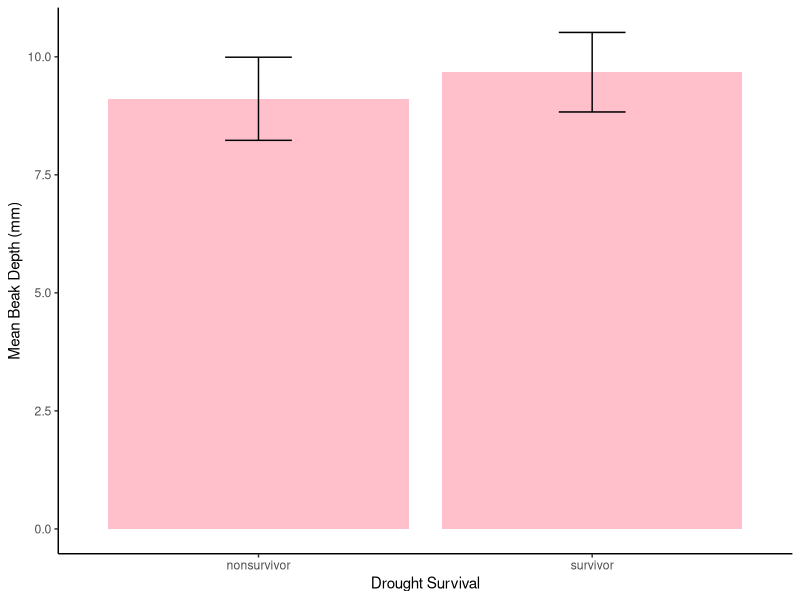
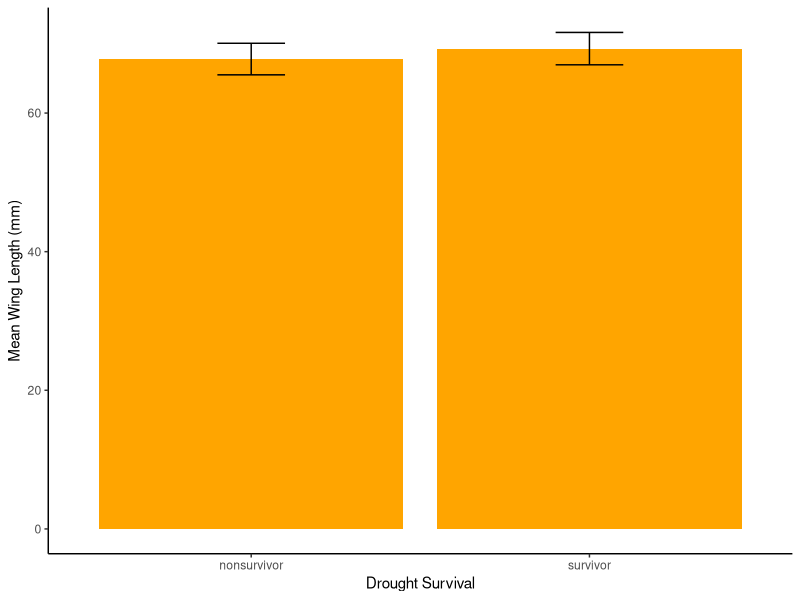
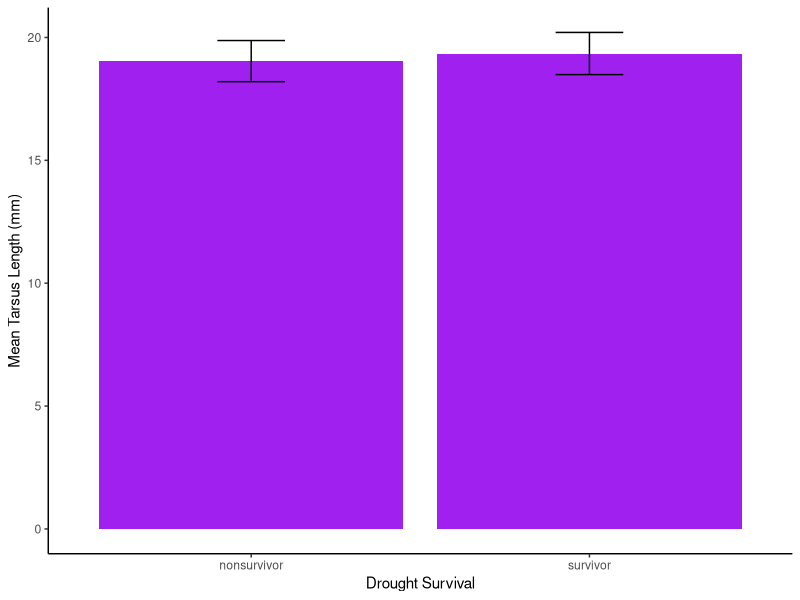
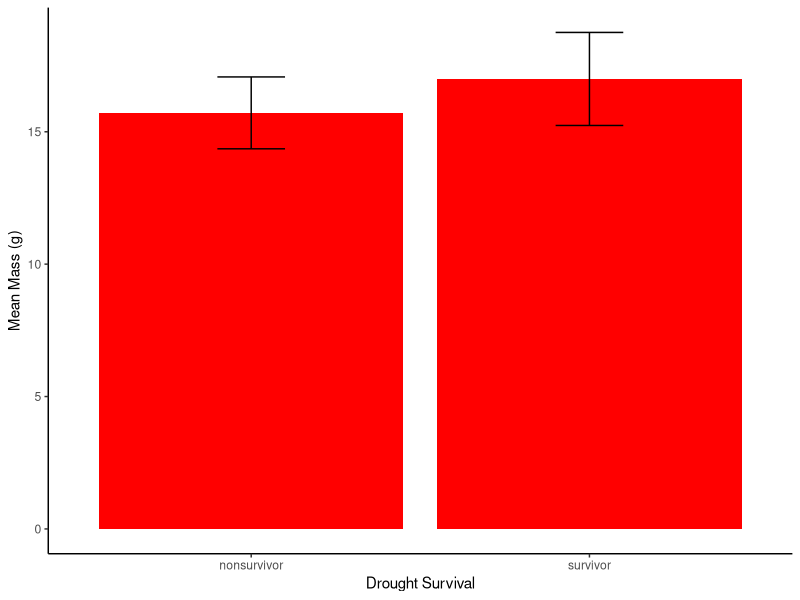
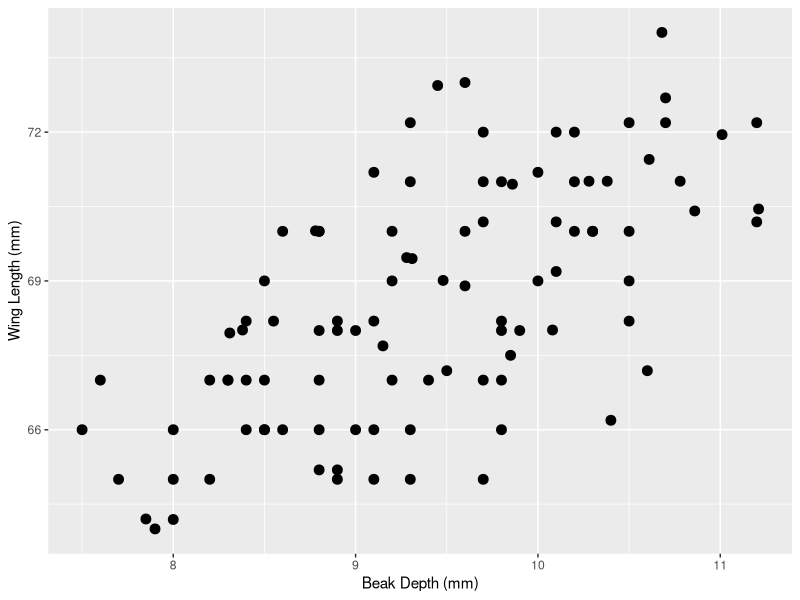

Source code (R) for these figures, in order:
#read in library 
library(tidyverse)


dat <- read.csv("finches_data_for_lab.csv")

#check data class (type of object)

class(dat)

class(dat$band_id)
class(dat$drought_survival)
class(dat$body_mass_g)

class(dat$wing_length_mm)
class(dat$tarsus_length_mm)
class(dat$beak_length_mm)


class(dat$beak_depth_mm)
class(dat$beak_width_mm)
head(dat)


#summarize numeric data easily 



summary(dat$beak_width_mm)
summary(dat$beak_depth_mm)

summary(dat$beak_length_mm)
summary(dat$body_mass_g)
summary(dat$wing_length_mm)
summary(dat$tarsus_length_mm)
summary(dat$drought_survival)


#standard deviation



library(dplyr)
head(dat)
all_means_sd<- dat %>%
  group_by(drought_survival)%>%
  summarise(avg_winglength=mean(wing_length_mm), sd_winglength = sd(wing_length_mm),
            avg_depth = mean(beak_depth_mm), sd_depth = sd(beak_depth_mm), 
            avg_tarsus = mean(tarsus_length_mm), sd_tarsus = sd(tarsus_length_mm),
            avg_mass = mean(body_mass_g), sd_mass = sd(body_mass_g),
            avg_width = mean(beak_width_mm), sd_width = sd(beak_width_mm),
            avg_beakLength = mean(beak_length_mm), sd_beakLength = sd(beak_length_mm))


library(ggplot2)
ggplot(data = all_means_sd, 
       aes(x = drought_survival, 
           y = avg_depth)) + 
  geom_col(fill = "pink") +
  ylab("Mean Beak Depth (mm)") +
  xlab("Drought Survival") + theme_classic() +  
  geom_errorbar(aes(ymin = avg_depth - sd_depth, 
  ymax = avg_depth + sd_depth),width = 0.2) 


ggplot(data = all_means_sd, 
       aes(x = drought_survival, 
           y = avg_winglength)) + 
  geom_col(fill = "orange") +
  ylab("Mean Wing Length (mm)") +
  xlab("Drought Survival") + theme_classic() + 
  geom_errorbar(aes(ymin = avg_winglength - sd_winglength, 
  ymax = avg_winglength + sd_winglength),width = 0.2)




ggplot(data = all_means_sd, 
       aes(x = drought_survival, 
           y = avg_tarsus)) + 
  geom_col(fill = "purple") +
  ylab("Mean Tarsus Length (mm)") +
  xlab("Drought Survival") + theme_classic() + geom_errorbar(aes(
    ymin = avg_tarsus - sd_tarsus, 
  ymax = avg_tarsus + sd_tarsus),width = 0.2)

ggplot(data = all_means_sd, 
       aes(x = drought_survival, 
           y = avg_mass)) + 
  geom_col(fill = "red") +
  ylab("Mean Mass (g)") +
  xlab("Drought Survival") + theme_classic() +  
  geom_errorbar(aes(ymin = avg_mass - sd_mass, ymax = avg_mass + sd_mass),
  width = 0.2) 



#t test bar plot

t.test(dat$body_mass_g ~ dat$drought_survival)
t.test(dat$wing_length_mm ~ dat$drought_survival)
t.test(dat$tarsus_length_mm ~ dat$drought_survival)
t.test(dat$beak_depth_mm ~ dat$drought_survival)




ggplot(data = dat, aes(x = beak_depth_mm, y = wing_length_mm)) + geom_point(size = 3) + xlab("Beak Depth (mm)") + ylab("Wing Length (mm)")

reg <- lm(dat$beak_depth_mm ~ dat$wing_length_mm)

summary(reg)
